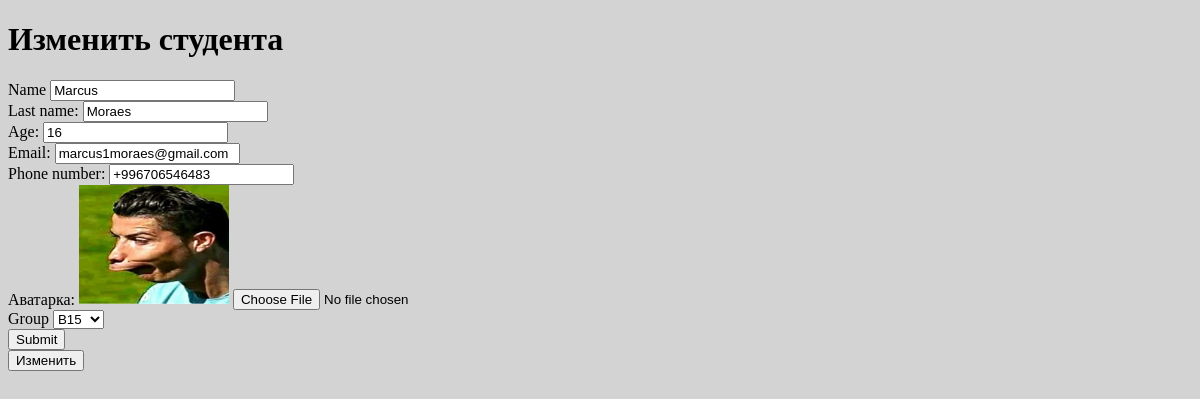
The app's page /students/2/update/ with its own data.
### students/models.py (models this page shows, shortened)
class Student(models.Model):
    name = models.CharField(max_length=150, verbose_name='Имя студента')
    last_name = models.CharField(max_length=150, null=True, blank=True)
    age = models.IntegerField(verbose_name='Возраст студента', null=True, blank=True)
    email = models.EmailField(verbose_name='Электронная почта', unique=True, blank=True)
    group = models.ForeignKey(Group, on_delete=models.CASCADE, verbose_name='Группа', related_name="students")
    avatar = models.ImageField(null=True, blank=True, verbose_name='Аватарка', upload_to='studentsAvatars/')
    phone_number = PhoneNumberField(verbose_name='Номер телефона', null=True, blank=True)
    join_date = models.DateField(verbose_name='дата присоединения', auto_now_add=True)
    updated_date= models.DateTimeField(verbose_name='дата обновления', auto_now=True)
    is_active = models.BooleanField(verbose_name='Активен', default=True)
    tags = models.ManyToManyField(Tag, related_name='students', verbose_name='теги', blank=True)
    class Meta:
        verbose_name = 'Студент'
        verbose_name_plural = 'Студенты'

class Group(models.Model):
    name = models.CharField()
    class Meta:
        verbose_name = 'Группа'
        verbose_name_plural = 'Группы'

### students/views.py (the view, shortened to what this page needs)
# urls.py: path('students/<int:id>/update/', student_update, name='student_update'),
def student_update(request, id):
    groups = Group.objects.all()
    student = get_object_or_404(Student, id=id)
    return render(request, 'student_update.html', {'student':student, 'groups':groups, 'button_text' : 'Изменить'})

### templates/student_update.html (shortened to what this page needs)
{% extends "base.html" %}
{% block header %}Изменить студента{% endblock %}
{% load static %}
    {% block fields %}
        <div class='student_form'>
            <form action="{% url "student_update" id=student.id %}" method="POST" enctype="multipart/form-data">
                <div class='student_input'>
                    <label for="name">Name</label>
                    <input type="text" name='name' value="{{ student.name }}">
                </div>
                <div class='student_input'>
                    <label for="last_name">Last name:</label>
                    <input type="text" name='last_name' value="{{ student.last_name }}">
                </div>
                <div class='student_input'>
                    <label for="age">Age:</label>
                    <input type="number" name='age' value="{{ student.age }}">
                </div>
                <div class='student_input'>
                    <label for="email">Email:</label>
                    <input type="text" name='email' value="{{ student.email }}">
                </div>
                <div class='student_input'>
                    <label for="phone_number">Phone number:</label>
                    <input type="text" name='phone_number' value="{{ student.phone_number }}">
                </div>
                <div class='student_input'>
                    <label>Аватарка:</label>
                    {% if student.avatar %}
                        <img src="{{ student.avatar.url }}" width="150" alt="Текущий аватар">
                    {% endif %}
                    <input type="file" name="avatar">
                </div>
                <div class='student_input'>
                    <label for="group">Group</label>
                    <select name="group" id="">
                        {% for group in groups %}
                            <option value="{{ group.id }}" {% if student.group.id == group.id %}selected{% endif %}>{{ group.name }}</option>
                        {% endfor %}
                    </select>
                </div>
                <div class='submit_button'>
                    <input type="submit">
                </div>
            </form>
        </div>
    {% endblock %}

### static/css/main.css (style rules this page uses)
body { background-color: lightgray; }

### records on screen
Student: name "Marcus", last_name "Moraes", age "16", email "marcus1moraes@gmail.com", phone_number "+996706546483", avatar (picture), group "B15"
